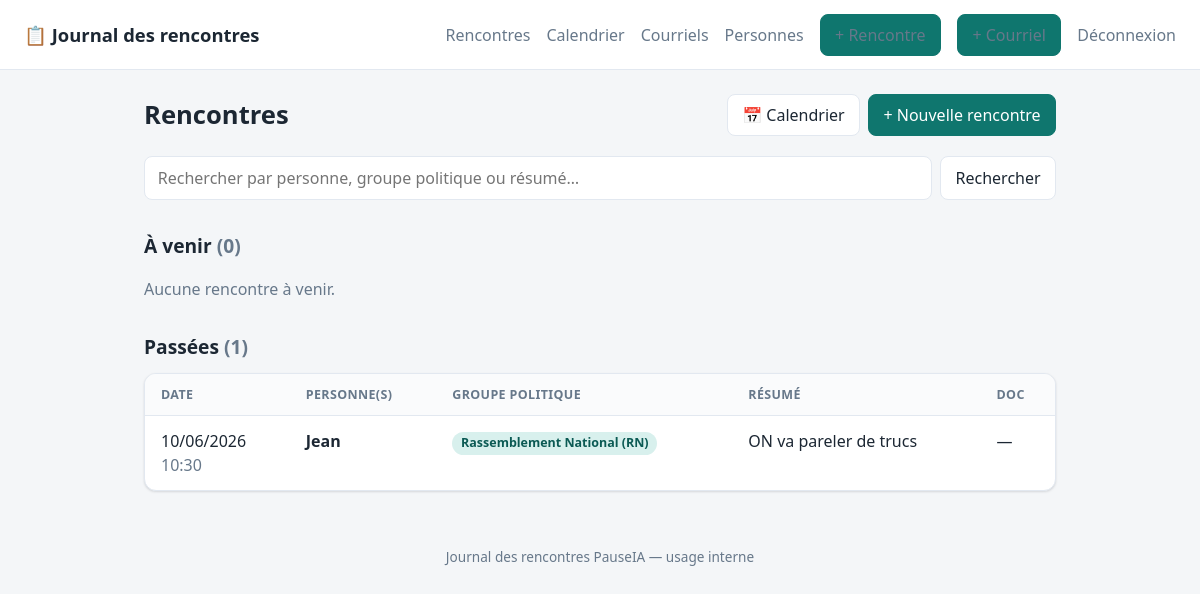
The page / (signed in) on the database its author committed.
### tables this page shows
CREATE TABLE meetings (
            id                   INTEGER PRIMARY KEY AUTOINCREMENT,
            meeting_date         TEXT NOT NULL,
            summary              TEXT NOT NULL,
            recorded_by          TEXT,
            document_stored_name TEXT,
            document_orig_name   TEXT,
            created_at           TEXT NOT NULL
        , meeting_time TEXT);

### app.py (the view)
@app.route("/")
@login_required
def index():
    db = get_db()
    q = (request.args.get("q") or "").strip()
    base = """
        SELECT m.*,
               GROUP_CONCAT(p.name, ', ')            AS person_names,
               GROUP_CONCAT(DISTINCT p.political_group) AS groups
        FROM meetings m
        LEFT JOIN meeting_persons mp ON mp.meeting_id = m.id
        LEFT JOIN persons p          ON p.id = mp.person_id
    """
    if q:
        like = f"%{q}%"
        meetings = db.execute(
            base
            + """
            WHERE m.id IN (
                SELECT m2.id FROM meetings m2
                LEFT JOIN meeting_persons mp2 ON mp2.meeting_id = m2.id
                LEFT JOIN persons p2          ON p2.id = mp2.person_id
                WHERE p2.name LIKE ? OR p2.political_group LIKE ? OR m2.summary LIKE ?
            )
            GROUP BY m.id
            ORDER BY m.meeting_date DESC, m.id DESC
            """,
            (like, like, like),
        ).fetchall()
    else:
        meetings = db.execute(
            base + " GROUP BY m.id ORDER BY m.meeting_date DESC, m.id DESC"
        ).fetchall()
    today_iso = date.today().isoformat()
    upcoming = sorted(
        (m for m in meetings if m["meeting_date"] >= today_iso),
        key=lambda m: (m["meeting_date"], m["id"]),
    )
    past = sorted(
        (m for m in meetings if m["meeting_date"] < today_iso),
        key=lambda m: (m["meeting_date"], m["id"]),
        reverse=True,
    )
    return render_template("index.html", upcoming=upcoming, past=past, q=q)

### app.py (called while the page is built)
@app.template_filter("fr_date")
def fr_date(value):
    if not value:
        return ""
    try:
        return datetime.strptime(value, "%Y-%m-%d").strftime("%d/%m/%Y")
    except ValueError:
        return value

def get_db():
    if "db" not in g:
        g.db = sqlite3.connect(DB_PATH)
        g.db.row_factory = sqlite3.Row
        g.db.execute("PRAGMA foreign_keys = ON")
    return g.db

def login_required(view):
    @wraps(view)
    def wrapped(*args, **kwargs):
        if not session.get("authenticated"):
            return redirect(url_for("login", next=request.path))
        return view(*args, **kwargs)
    return wrapped

### templates/index.html (shortened to what this page needs)
{% extends "base.html" %}
{% macro meeting_table(rows) %}
<div class="table-wrap">
  <table class="meetings">
    <thead>
      <tr>
        <th>Date</th>
        <th>Personne(s)</th>
        <th>Groupe politique</th>
        <th>Résumé</th>
        <th>Doc</th>
      </tr>
    </thead>
    <tbody>
      {% for m in rows %}
      <tr onclick="window.location='{{ url_for('meeting_detail', meeting_id=m['id']) }}'">
        <td class="nowrap">{{ m['meeting_date'] | fr_date }}{% if m['meeting_time'] %}<br><span class="muted">{{ m['meeting_time'] }}</span>{% endif %}</td>
        <td><strong>{{ m['person_names'] or '—' }}</strong></td>
        <td>
          {% for grp in (m['groups'] or '').split(',') if grp %}
            <span class="tag">{{ grp }}</span>
          {% endfor %}
        </td>
        <td class="summary-cell">{{ m['summary'] }}</td>
        <td class="nowrap">
          {% if m['document_stored_name'] %}📎{% else %}—{% endif %}
        </td>
      </tr>
      {% endfor %}
    </tbody>
  </table>
</div>
{% endmacro %}
{% block content %}
<div class="page-head">
  <h1>Rencontres</h1>
  <span class="head-actions">
    <a class="btn" href="{{ url_for('calendar_view') }}">📅 Calendrier</a>
    <a class="btn btn-primary" href="{{ url_for('new_meeting') }}">+ Nouvelle rencontre</a>
  </span>
</div>
<form class="search" method="get" action="{{ url_for('index') }}">
  <input type="search" name="q" value="{{ q }}"
         placeholder="Rechercher par personne, groupe politique ou résumé…">
  <button class="btn" type="submit">Rechercher</button>
</form>
{% if not upcoming and not past %}
<div class="empty">
  {% if q %}
    <p>Aucune rencontre ne correspond à « {{ q }} ».</p>
    <a class="btn" href="{{ url_for('index') }}">Tout afficher</a>
  {% else %}
    <p>Aucune rencontre enregistrée pour le moment.</p>
    <a class="btn btn-primary" href="{{ url_for('new_meeting') }}">Ajouter la première</a>
  {% endif %}
</div>
{% else %}
<h2>À venir <span class="muted">({{ upcoming|length }})</span></h2>
{% if upcoming %}
  {{ meeting_table(upcoming) }}
{% else %}
  <p class="muted">Aucune rencontre à venir.</p>
{% endif %}
<h2>Passées <span class="muted">({{ past|length }})</span></h2>
{% if past %}
  {{ meeting_table(past) }}
{% else %}
  <p class="muted">Aucune rencontre passée.</p>
{% endif %}
{% endif %}
{% endblock %}

### static/style.css (style rules this page uses)
:root { --bg: #f4f6f8; --surface: #ffffff; --ink: #1c2733; --muted: #67788a; --line: #e2e8f0; --brand: #0f766e; --brand-ink: #0b5a54; --brand-soft:#d8f0ed; --danger: #b42318; --danger-bg: #fef3f2; --ok: #027a48; --ok-bg: #ecfdf3; --radius: 12px; --shadow: 0 1px 2px rgba(16,24,40,.06), 0 1px 3px rgba(16,24,40,.08); }
* { box-sizing: border-box; }
body { margin: 0; font-family: system-ui, -apple-system, "Segoe UI", Roboto, Helvetica, Arial, sans-serif; color: var(--ink); background: var(--bg); line-height: 1.5; }
a { color: var(--brand); text-decoration: none; }
.page-head { display: flex; align-items: center; justify-content: space-between; gap: 1rem; margin-bottom: 1.25rem; }
h1 { font-size: 1.6rem; margin: 0; }
.head-actions { display: flex; gap: .5rem; }
h2 { font-size: 1.2rem; margin: 2rem 0 .75rem; }
.muted { color: var(--muted); }
.btn { display: inline-flex; align-items: center; gap: .4rem; padding: .5rem .9rem; border: 1px solid var(--line); border-radius: 8px; background: var(--surface); color: var(--ink); font: inherit; font-weight: 500; cursor: pointer; white-space: nowrap; transition: background .12s, border-color .12s; }
.btn-primary { background: var(--brand); border-color: var(--brand); color: #fff; }
.search { display: flex; gap: .5rem; margin-bottom: 1.25rem; }
.search input[type="search"] { flex: 1; padding: .55rem .8rem; border: 1px solid var(--line); border-radius: 8px; font: inherit; background: var(--surface); }
.table-wrap { background: var(--surface); border: 1px solid var(--line); border-radius: var(--radius); overflow: hidden; box-shadow: var(--shadow); }
table.meetings { width: 100%; border-collapse: collapse; }
table.meetings thead th { text-align: left; font-size: .78rem; text-transform: uppercase; letter-spacing: .03em; color: var(--muted); background: #fafbfc; padding: .7rem 1rem; border-bottom: 1px solid var(--line); }
table.meetings tbody td { padding: .8rem 1rem; border-bottom: 1px solid var(--line); vertical-align: top; }
table.meetings tbody tr:last-child td { border-bottom: 0; }
table.meetings tbody tr { cursor: pointer; transition: background .1s; }
.nowrap { white-space: nowrap; }
.summary-cell { max-width: 380px; overflow: hidden; text-overflow: ellipsis; display: -webkit-box; -webkit-line-clamp: 2; -webkit-box-orient: vertical; }
.tag { display: inline-block; padding: .15rem .55rem; margin: .1rem .15rem .1rem 0; background: var(--brand-soft); color: var(--brand-ink); border-radius: 999px; font-size: .78rem; font-weight: 600; white-space: nowrap; }

### rows shown on the page
meetings: meeting_date|fr_date "10/06/2026", meeting_time "10:30", m "Jean", grp "Rassemblement National (RN)", summary "ON va pareler de trucs"

### other values the page prints
{{ upcoming|length }} "0"
{{ past|length }} "1"
